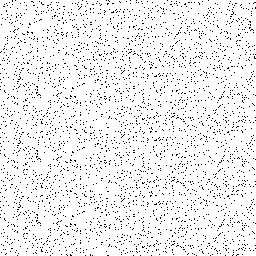
//> input picture gol.bmp, 256 x 256 px
$ ./main   (built with g++ and OpenCV 4)
//> lines starting //> are read from the running program, lines starting //| are printed output that depends on the picture; after the words box and inside, x2 and y2 are one past the last pixel; in counts of white or black regions, pixels touching at a corner belong together
#include <iostream>
#include <opencv2/opencv.hpp>

using namespace cv;
using namespace std;

int main(int, char**) {
    std::cout << "Exercise 4_3, OpenCV version: " << CV_VERSION << std::endl;

    Mat src = imread("../gol.bmp",IMREAD_GRAYSCALE);
//> src: 256 rows x 256 cols, CV_8UC1; 93.8% white; black in thin lines or dots
    if(!src.data) {
        std::cout << "Could not open image!" << CV_VERSION << std::endl;
    }
    else {
        // Show the Original image
        namedWindow("Original image", WINDOW_NORMAL);
        moveWindow("Original image", 50, 100);
        resizeWindow("Original image",600,600);
        imshow("Original image",src);

        namedWindow("Result", WINDOW_NORMAL);
        moveWindow("Result", 750, 100);
        resizeWindow("Result",600,600);
        int8_t kdata[] = {1, 1, 1, 1, 10, 1, 1, 1, 1};
        Mat kernel1(3,3,CV_8U, kdata);

        Mat dst1 = src.clone(),dst2 = src.clone();
        Mat Arr3 = src.clone(),Arr12 = src.clone(),Arr13 = src.clone();
        // Fill complete image with constant value
        Arr3 = 3; Arr12 = 12; Arr13 = 13;
        while (true) {
            // set all "0" values to 1
            threshold(src,src,1,1,THRESH_BINARY_INV);
//> src: 256 rows x 256 cols, CV_8UC1; values 0 (black) and 1 (white), 6.2% white in thin lines or dots
            // convolution filter
            filter2D(src,dst1,CV_8U,kernel1);
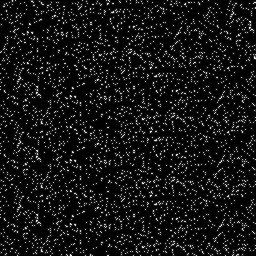
//> dst1: 256 rows x 256 cols, CV_8UC1; min 0, max 14, mean 1.11; drawn with min black and max white
            // Make copy of result
            dst1.copyTo(dst2);
            // When pixel value in src is 12 or 13, then 255 in result
            inRange(dst1,Arr12,Arr13,dst1);
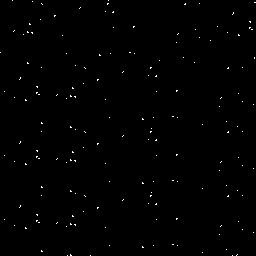
//> dst1: 256 rows x 256 cols, CV_8UC1; 0.48% white in thin lines or dots
            // When pixel value in src is 3, then 255 in result
            inRange(dst2,Arr3,Arr3,dst2);
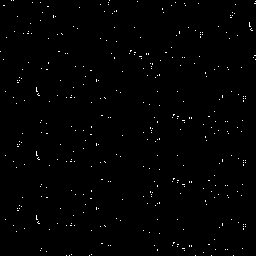
//> dst2: 256 rows x 256 cols, CV_8UC1; 0.78% white in thin lines or dots
            // put all restult to 1 image
            bitwise_or(dst1,dst2,src);
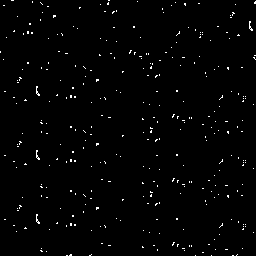
//> src: 256 rows x 256 cols, CV_8UC1; 1.3% white in thin lines or dots
            // make bitvalue 255 -> 0 black and 0 -> 255 white
            bitwise_not(src,src);
//> src: 256 rows x 256 cols, CV_8UC1; 98.7% white; black in thin lines or dots
            imshow("Result",src);
                       if (waitKey(100)== 27) break;
//> the Esc key is pressed
        }

        // Wait for a key press, then kill all windows
        cv::waitKey(0);
        cv::destroyAllWindows();

        std::cout << "Done!" << std::endl;

    }

    return 0;
}
